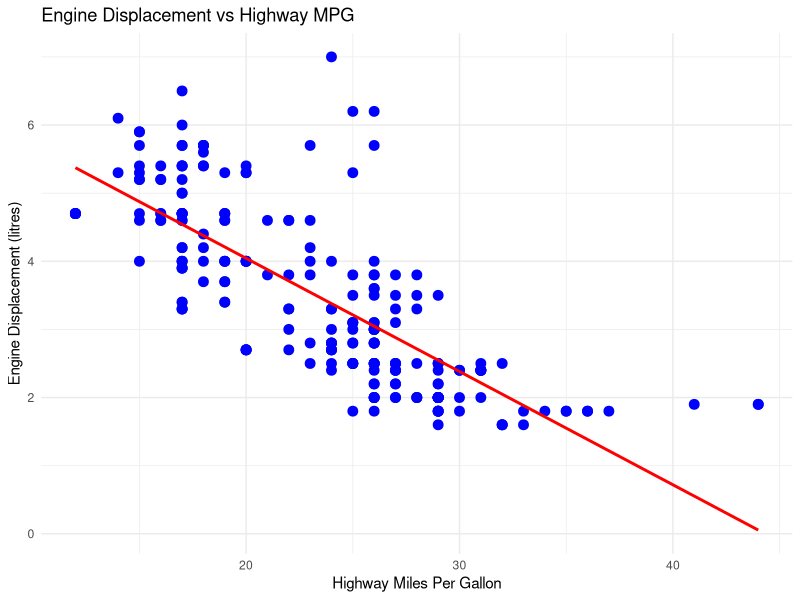

Source code (R):
# This program shows how horsepower affects fuel efficiency using a scatterplot
# It uses the mpg dataset and plots horsepower against mpg
# This helps you learn how to visualize data using ggplot2 in R

install.packages("tidyverse") #If you don't have tidyverse, you could install it to use ggplot2

# Load the required library
library(ggplot2)  # This library is used to create customizable plots

# Load the mpg dataset that comes with ggplot2
data(mpg)  # This is the dataset used in this visualization

# Create a scatterplot with a regression line
ggplot(data = mpg, aes(x = hwy, y = displ)) +  # Sets x as highway mpg, y as engine displacement
  geom_point(color = "blue", size = 3) +  # Adds blue points to the graph
  geom_smooth(method = "lm", se = FALSE, color = "red") +  # Adds a red regression line
  labs(
    title = "Engine Displacement vs Highway MPG",  # Sets the title of the plot
    x = "Highway Miles Per Gallon",  # X-axis label
    y = "Engine Displacement (litres)"  # Y-axis label
  ) +
  theme_minimal()  # Applies a clean, simple theme to the plot
